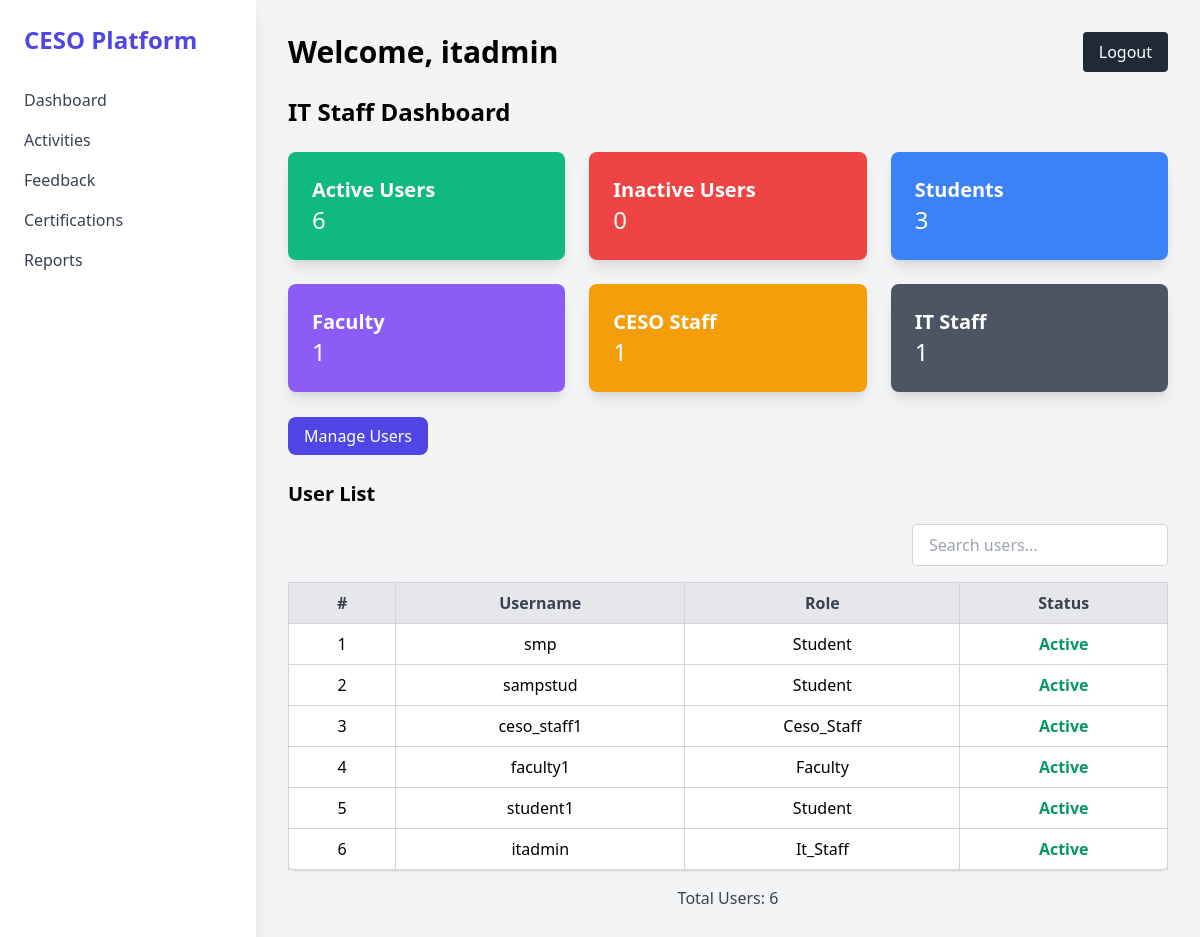
The page /dashboard/it/ (signed in) on the database its author committed.
### community_extension/models.py (models this page shows, shortened)
class CustomUser(AbstractUser):
    ROLE_CHOICES = (
        ('student', 'Student'),
        ('faculty', 'Faculty'),
        ('ceso_staff', 'CESO Staff'),
        ('it_staff', 'IT Staff'),
    )
    STATUS_CHOICES = (
        ('active', 'Active'),
        ('inactive', 'Inactive'),
    )
    role = models.CharField(max_length=50, choices=ROLE_CHOICES, default='student')
    status = models.CharField(max_length=10, choices=STATUS_CHOICES, default='active')
    id_number = models.CharField(max_length=50)
    first_name = models.CharField(max_length=150)
    middle_name = models.CharField(max_length=150, blank=True, null=True)
    last_name = models.CharField(max_length=150)
    department = models.CharField(max_length=100, blank=True, null=True)
    section = models.CharField(max_length=50, blank=True, null=True)
    course = models.CharField(max_length=100, blank=True, null=True)
    created_at = models.DateTimeField(auto_now_add=True)
    updated_at = models.DateTimeField(auto_now=True)

### community_extension/views.py (the view)
# urls.py: path('dashboard/it/', views.it_dashboard, name='it_dashboard'),
@login_required
@user_passes_test(lambda u: u.is_authenticated and u.role == 'it_staff')
def it_dashboard(request):
    users = CustomUser.objects.all().order_by('-created_at')
    active_users_count = users.filter(is_active=True).count()
    inactive_users_count = users.filter(is_active=False).count()
    student_count = users.filter(role='student').count()
    faculty_count = users.filter(role='faculty').count()
    ceso_count = users.filter(role='ceso_staff').count()
    it_count = users.filter(role='it_staff').count()
    return render(request, 'dashboard/it_dashboard.html', {
        'active_users_count': active_users_count,
        'inactive_users_count': inactive_users_count,
        'student_count': student_count,
        'faculty_count': faculty_count,
        'ceso_count': ceso_count,
        'it_count': it_count,
        'users': users,
    })

### community_extension/templates/dashboard/it_dashboard.html (shortened to what this page needs)
{% extends "dashboard/dashboard_base.html" %}
{% load static %}
{% block content %}
<div class="flex justify-between items-center mb-6">
    <h1 class="text-3xl font-semibold">Welcome, {{ user.username }}</h1>
    <form action="{% url 'logout' %}" method="post">
        <button type="submit" class="text-white bg-gray-800 hover:bg-black px-4 py-2 rounded">
            Logout
        </button>
    </form>
</div>
<div class="container mt-5">
    <h2 class="text-2xl font-bold mb-6">IT Staff Dashboard</h2>
    <div class="grid grid-cols-1 sm:grid-cols-2 md:grid-cols-3 lg:grid-cols-3 gap-6">
        <div class="bg-green-500 text-white p-6 rounded-lg shadow-lg">
            <h5 class="text-xl font-semibold">Active Users</h5>
            <p class="text-2xl">{{ active_users_count }}</p>
        </div>
        <div class="bg-red-500 text-white p-6 rounded-lg shadow-lg">
            <h5 class="text-xl font-semibold">Inactive Users</h5>
            <p class="text-2xl">{{ inactive_users_count }}</p>
        </div>
        <div class="bg-blue-500 text-white p-6 rounded-lg shadow-lg">
            <h5 class="text-xl font-semibold">Students</h5>
            <p class="text-2xl">{{ student_count }}</p>
        </div>
        <div class="bg-purple-500 text-white p-6 rounded-lg shadow-lg">
            <h5 class="text-xl font-semibold">Faculty</h5>
            <p class="text-2xl">{{ faculty_count }}</p>
        </div>
        <div class="bg-yellow-500 text-white p-6 rounded-lg shadow-lg">
            <h5 class="text-xl font-semibold">CESO Staff</h5>
            <p class="text-2xl">{{ ceso_count }}</p>
        </div>
        <div class="bg-gray-600 text-white p-6 rounded-lg shadow-lg">
            <h5 class="text-xl font-semibold">IT Staff</h5>
            <p class="text-2xl">{{ it_count }}</p>
        </div>
    </div>
    <div class="mt-8">
        <a href="{% url 'manage_users' %}" class="text-white bg-indigo-600 hover:bg-indigo-700 px-4 py-2 rounded-lg">
            Manage Users
        </a>
    </div>
    <h3 class="text-xl font-semibold mt-8 mb-4">User List</h3>
    <div class="overflow-x-auto">
        <div class="flex justify-end mb-4">
            <input id="searchInput" type="text" placeholder="Search users..."
                   class="border border-gray-300 rounded px-4 py-2 w-64 focus:outline-none focus:ring-2 focus:ring-indigo-500" />
        </div>
        <table id="userTable" class="min-w-full bg-white text-center border border-gray-300 rounded-lg shadow">
            <thead class="bg-gray-200 text-gray-700">
                <tr>
                    <th class="px-4 py-2 border border-gray-300 cursor-pointer" onclick="sortTable(0)">#</th>
                    <th class="px-4 py-2 border border-gray-300 cursor-pointer" onclick="sortTable(1)">Username</th>
                    <th class="px-4 py-2 border border-gray-300 cursor-pointer" onclick="sortTable(2)">Role</th>
                    <th class="px-4 py-2 border border-gray-300 cursor-pointer" onclick="sortTable(3)">Status</th>
                </tr>
            </thead>
            <tbody id="userTableBody">
                {% for u in users %}
                <tr class="hover:bg-gray-100">
                    <td class="px-4 py-2 border border-gray-300">{{ forloop.counter }}</td>
                    <td class="px-4 py-2 border border-gray-300">{{ u.username }}</td>
                    <td class="px-4 py-2 border border-gray-300">{{ u.role|title }}</td>
                    <td class="px-4 py-2 border border-gray-300">
                        {% if u.is_active %}
                            <span class="text-green-600 font-semibold">Active</span>
                        {% else %}
                            <span class="text-red-600 font-semibold">Inactive</span>
                        {% endif %}
                    </td>
                </tr>
                {% empty %}
                <tr>
                    <td colspan="4" class="px-4 py-4 border border-gray-300 text-gray-500">No users found.</td>
                </tr>
                {% endfor %}
            </tbody>
        </table>
        <div class="mt-4 text-center text-gray-700 font-medium">
            Total Users: {{ users|length }}
        </div>
    </div>
</div>
{% endblock %}

### rows shown on the page
CustomUser: username "itadmin", role "It_Staff", is_active "Active"
CustomUser: username "smp", role "Student", is_active "Active"
CustomUser: username "sampstud", role "Student", is_active "Active"
CustomUser: username "ceso_staff1", role "Ceso_Staff", is_active "Active"
CustomUser: username "faculty1", role "Faculty", is_active "Active"
CustomUser: username "student1", role "Student", is_active "Active"

### other values the page prints
{{ active_users_count }} "6"
{{ inactive_users_count }} "0"
{{ student_count }} "3"
{{ faculty_count }} "1"
{{ ceso_count }} "1"
{{ it_count }} "1"
{{ users|length }} "6"
